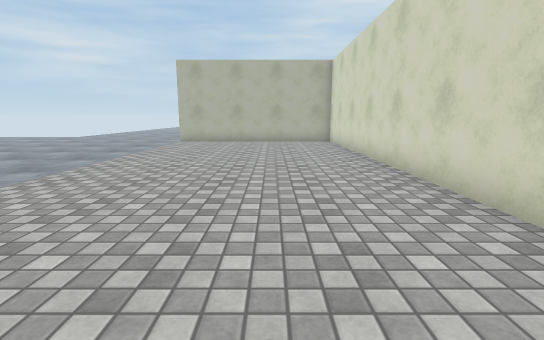
view 1 (above)

18 first-person views from a walk through a scene from a Unity 3-D project. The camera is 1.2 m above the floor, tilts 10° down and sees 85° across. The floor is counted in squares, 1 m on a side. Each view is taken from the middle of a square. On the plan, view 1 faces up. The plan holds only what a view shows up to about 13 squares ahead; the rest is blank. The place goes on beyond the plan. Surface patterns are stand-ins for the level's own textures.

view 2
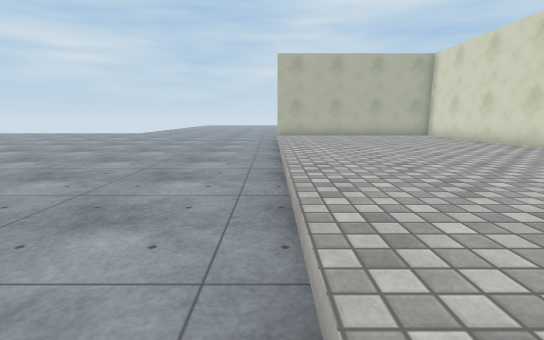

view 3
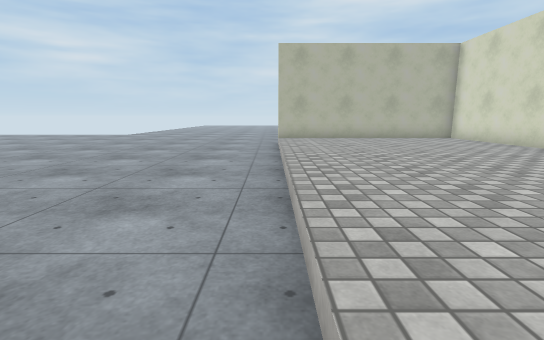

view 4
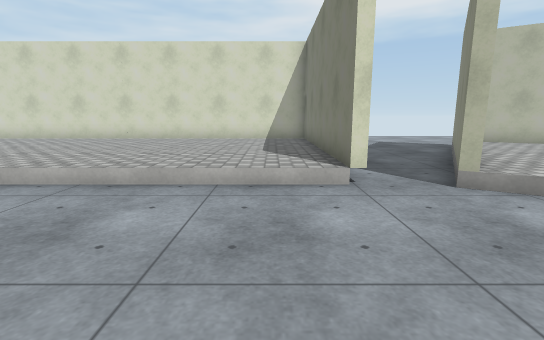

view 5
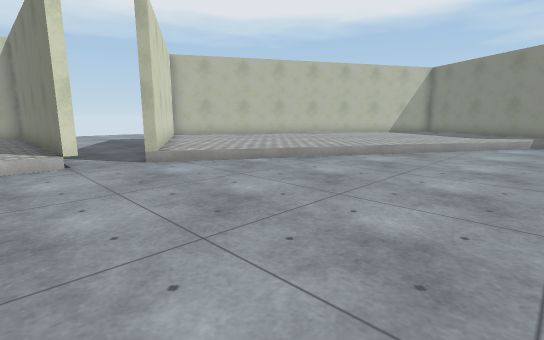

view 6
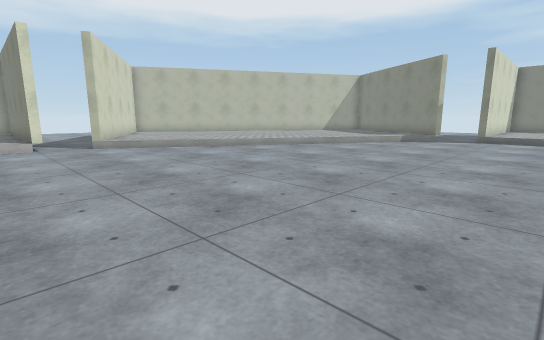

view 7
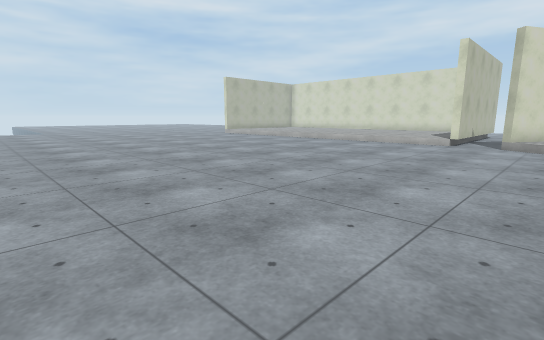

view 8
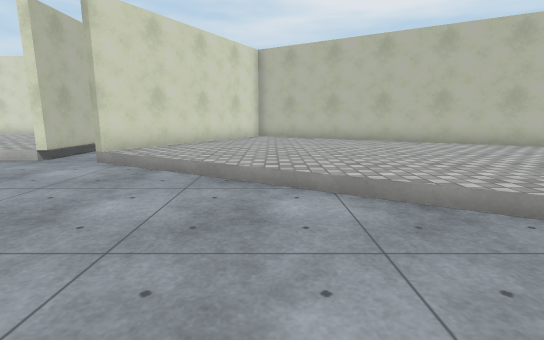

view 9
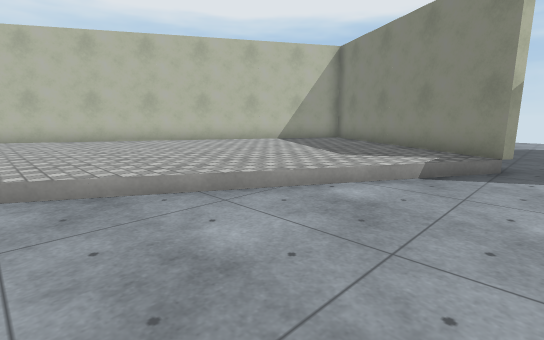

view 10
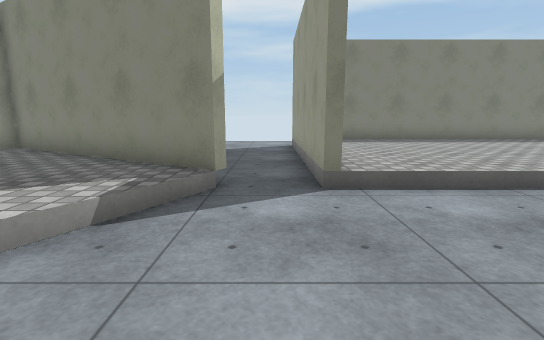

view 11
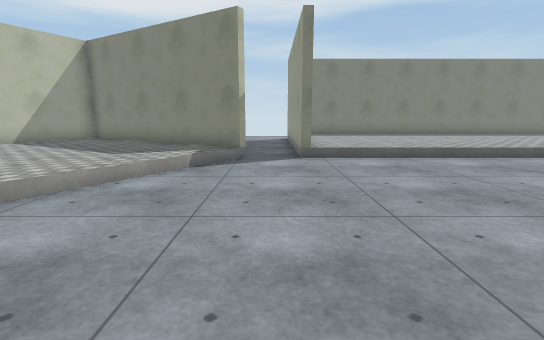

view 12
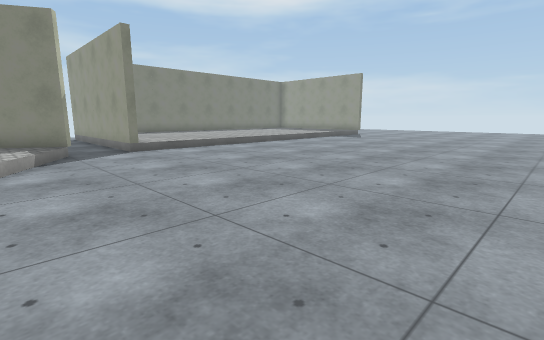

view 13
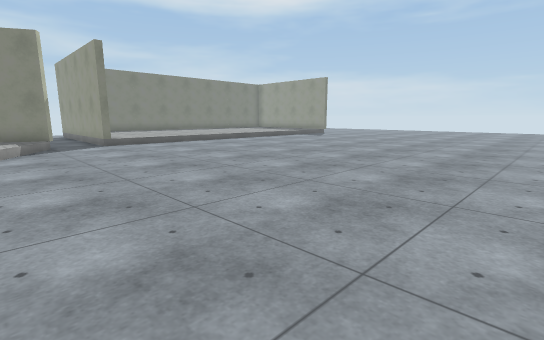

view 14
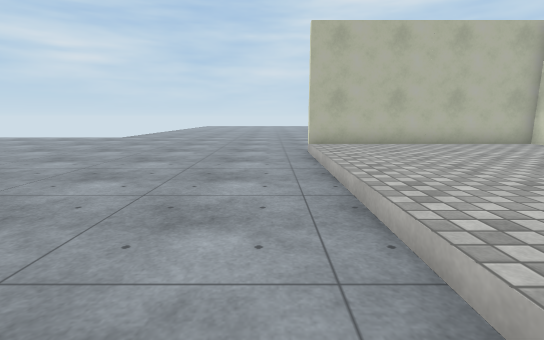

view 15
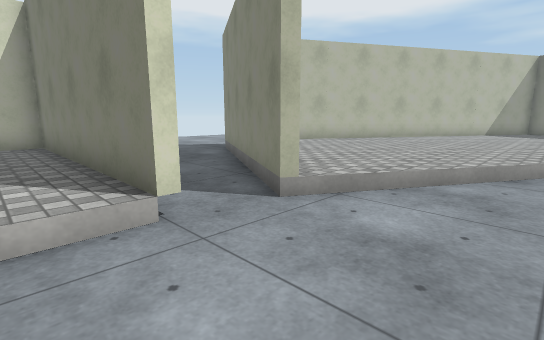

view 16
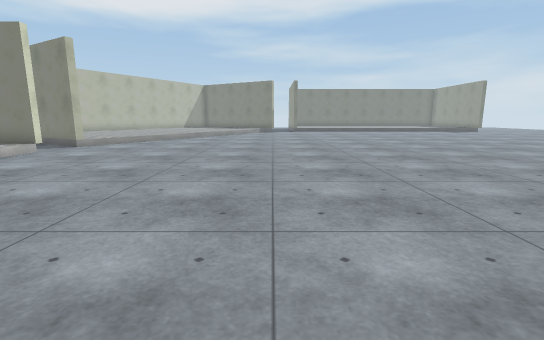

view 17
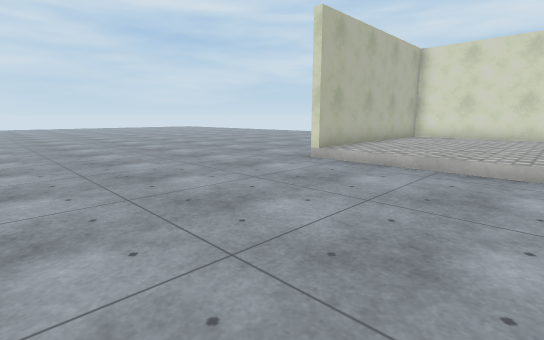

view 18
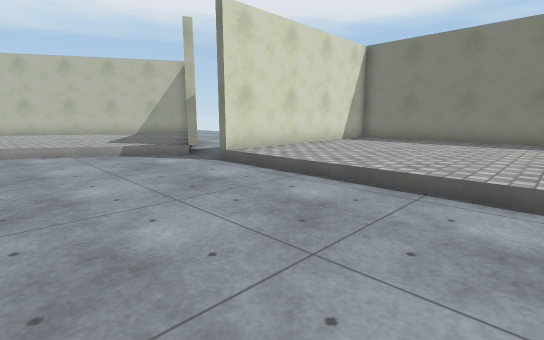

### Floor plan
Key: @ floor where view 1 was taken; # wall or solid block; . main floor; : floor 0.25 m higher than the main floor; / step, stairs or slope.
Columns run from 22 left of view 1 to 3 right of it. Each row starts with its distance up from view 1.
 18      ...............
 17      ...............
 16       .............
 15       ............########
 14       ............:::::::#
 13       ............:::::::#
 12     ..............:::::::#
 11     ..............:::::::#
 10     ..............:::::::#
  9     ..............:::::::#
  8     ..............:::::::#
  7    ...............:::::::#
  6    ...............:::::::#
  5    ...............:::::::#
  4    ...............:::::::#
  3   ................:::::::#
  2   ................:::::::#
  1  .................:::::::#
  0 ..................::::@::#
 -1 .................#########
 -2 .................##.....
 -3 .................:##.....
 -4 ................/::###....
 -5 ................:::::###..
 -6 .............../:::::::#..
 -7 ............../::::::::#
 -8 ............../::::::::#
 -9 ............./::::::::##
-10 .............::::::::##
-11 ............/::::::::#
-12 .........../::::::::##
-13 .........../::::::::#
-14 ........../::::::::##
-15 ..........:::::::::#
-16 ///////#.##:::::::##
-17 :::::::#..##:::::##
-18 :::::::#...###:::#
-19 :::::::#..   #####
-20 :::::::#..     ##
-21 :::::::#..
-22 :::::::#...
-23 :::::::#...
-24 ########..

Where each view was taken, in squares from view 1:
view 1: 0 up, 0 right, facing up
view 2: 0 up, 5 left, facing up
view 3: 2 up, 5 left, facing up
view 4: 1 up, 10 left, facing right
view 5: 1 up, 13 left, facing down-right
view 6: 1 up, 18 left, facing down-right
view 7: 4 down, 19 left, facing up-right
view 8: 7 down, 13 left, facing right
view 9: 8 down, 14 left, facing down-right
view 10: 11 down, 14 left, facing down
view 11: 7 down, 14 left, facing down
view 12: 5 down, 11 left, facing down-left
view 13: 2 down, 11 left, facing down-left
view 14: 5 up, 6 left, facing up
view 15: 1 up, 8 left, facing down-right
view 16: 10 up, 13 left, facing down
view 17: 10 up, 12 left, facing up-right
view 18: 11 down, 22 left, facing down-right
